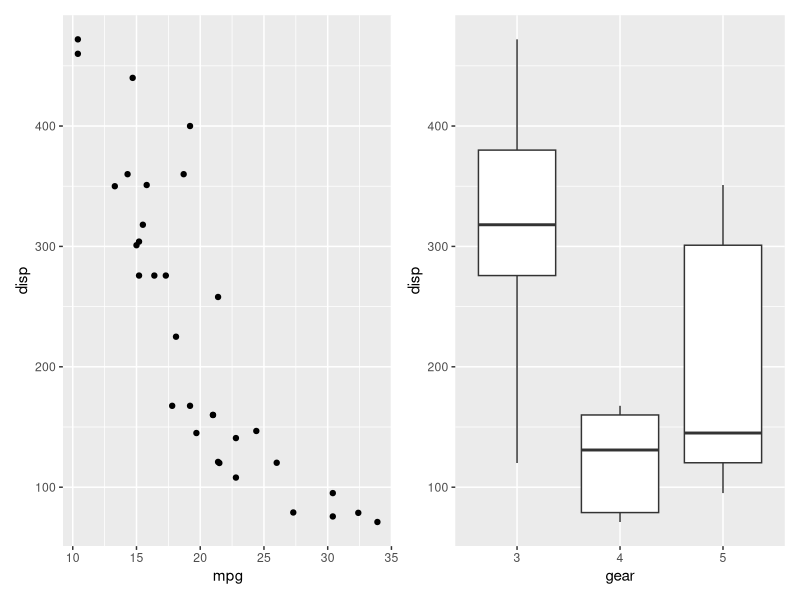
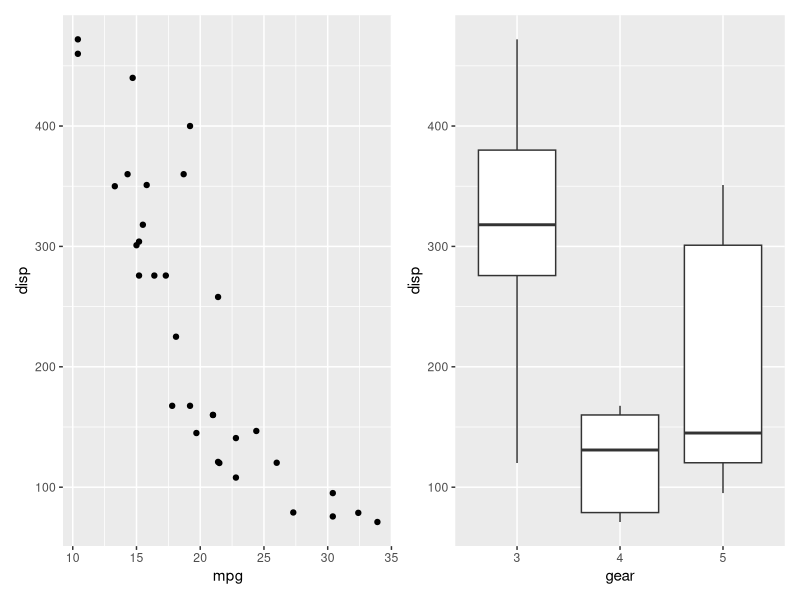
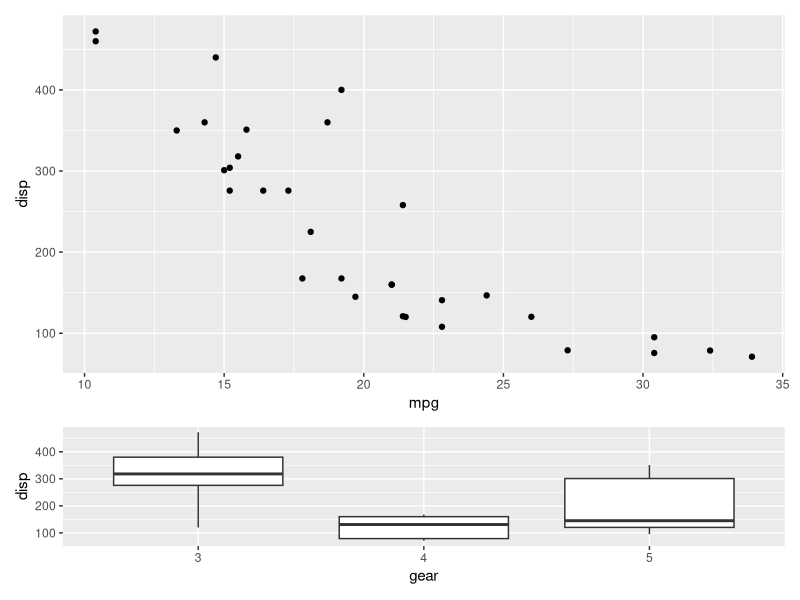
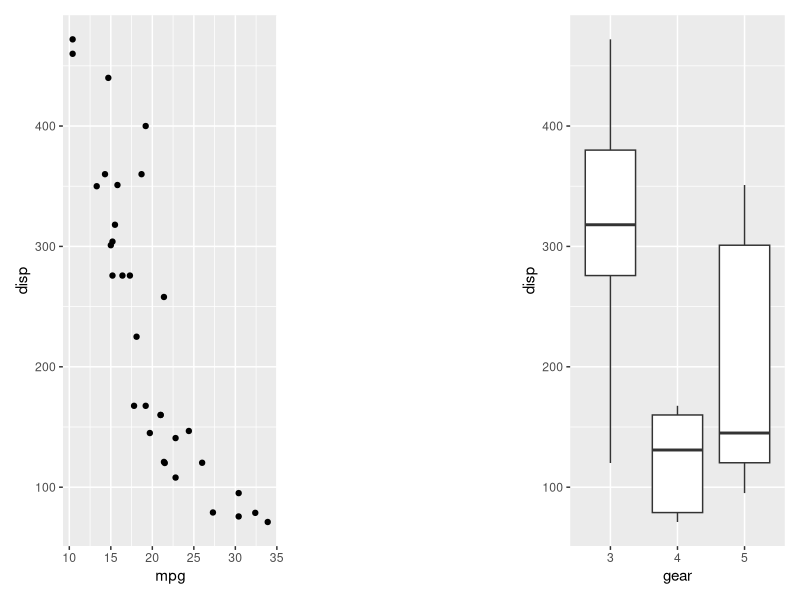
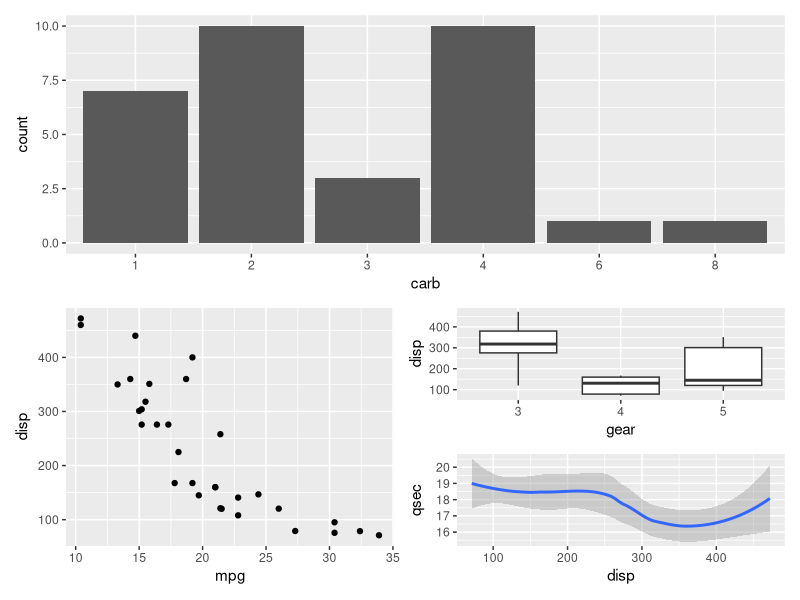
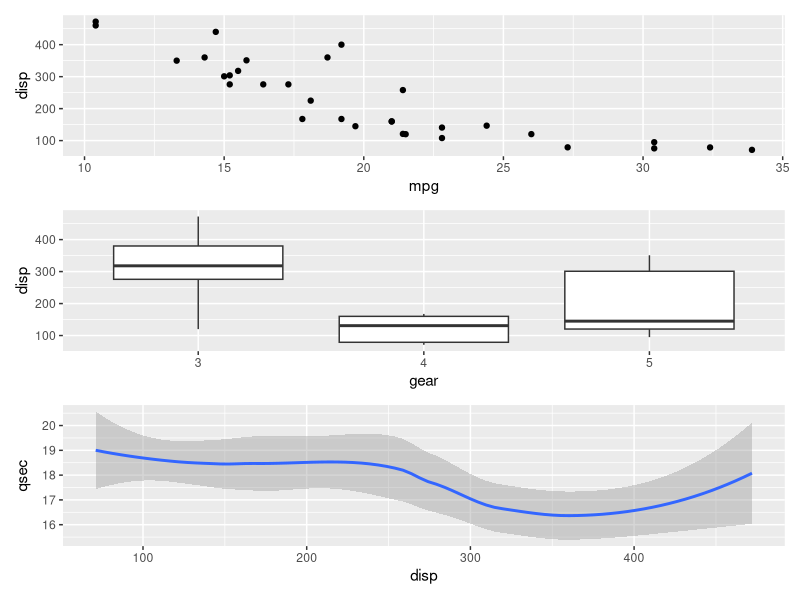
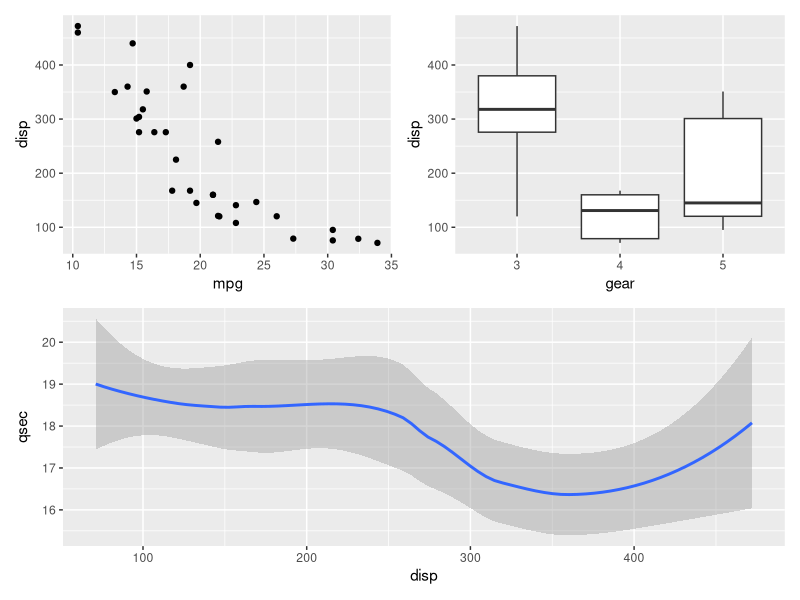
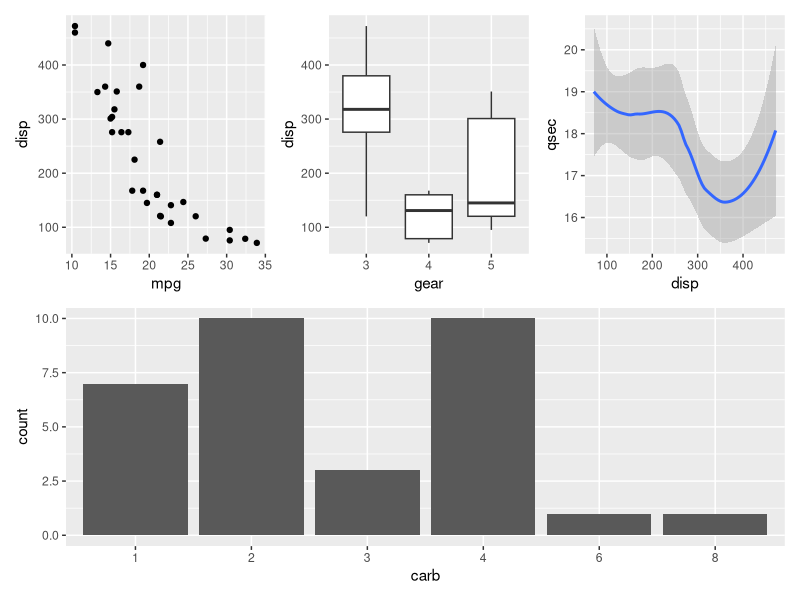

These charts were generated, in order, by the following R code:
## ---- chunk 1
knitr::opts_chunk$set(echo = TRUE, 
                      warning=FALSE, 
                      message=FALSE, 
                      fig.path  = 'figuras/', 
                      fig.ext   = 'png',
                      fig.align = 'center')

## ---- chunk 2
library(tidyverse)
library(grid)
library(gridExtra)
library(patchwork)
## ---- chunk 3
library(ggplot2)
library(patchwork)
mtcars$gear <- as.factor(mtcars$gear) # added 20180117
mtcars$carb <- as.factor(mtcars$carb) # added 20180117
p1 <- ggplot(mtcars) + geom_point(aes(mpg, disp))
p2 <- ggplot(mtcars) + geom_boxplot(aes(gear, disp, group = gear))

p1 + p2

## ---- chunk 4

ggplot(mtcars) +
  geom_point(aes(mpg, disp)) +
  ggplot(mtcars) + 
  geom_boxplot(aes(gear, disp, group = gear))
## ---- chunk 5
p1 + p2 + plot_layout(ncol = 1, heights = c(3, 1))
## ---- chunk 6
p1 + plot_spacer() + p2
## ---- chunk 7
p3 <- ggplot(mtcars) + geom_smooth(aes(disp, qsec))
p4 <- ggplot(mtcars) + geom_bar(aes(carb))

p4 + {
  p1 + {
    p2 +
      p3 +
      plot_layout(ncol = 1)
  }
} +
  plot_layout(ncol = 1)
## ---- chunk 8
# Todos os gráficos na mesma extensão...
p1 + p2 + p3 + plot_layout(ncol = 1) # posso usar nrow também
## ---- chunk 9
# dois primeiros gráficos no mesmo nível e o terceiro num segundo nível
p1 + p2 - p3 + plot_layout(ncol = 1)
## ---- chunk 10
(p1 | p2 | p3) /
      p4
## ---- chunk 11
(p1 + (p2 + p3) + p4 + plot_layout(ncol = 1)) * theme_bw()
## ---- chunk 12
p1 + (p2 + p3) + p4 + plot_layout(ncol = 1) & theme_bw()
## ---- chunk 13
#
gplot1 <- ggplot(mtcars, aes(x= disp, y = mpg)) +
  geom_point() 

#
gplot2 <- ggplot(mtcars, aes(x= disp, y = mpg)) +
  geom_point()                                  +
  geom_smooth(method = "lm")

#
gplot3 <- ggplot(mtcars, aes(x= disp, y = mpg, colour = as.factor(am))) +
  geom_point()                                                          +
  geom_smooth(method = "lm", se = FALSE)                                +
  theme_light()

gplot4 <- ggplot(mtcars, aes(x= disp, y = mpg, colour = as.factor(am), size = wt)) +
  geom_point()                                                                     +
  geom_smooth(method = "lm", se = FALSE)                                           +
  theme_light()
## ---- chunk 14
top    <- textGrob("MTCARS - Análise de rendimento de carros", 
                   gp = gpar(fontface = "bold", cex = 1.2))

bottom <- textGrob("Deslocamento em polegadas cúbicas", 
                   gp = gpar(fontface = "bold", cex = 1.2), hjust = 0.5)

left   <- textGrob("Milhas por galão (US)", 
                   gp = gpar(fontface = "bold", cex = 1.2), rot = 90)
## ---- chunk 15
# preparando os gráficos individuais, função do pacote "gridExtra"
GPLOT1<-arrangeGrob(gplot1, top = textGrob("Distribuição", 
                                   x          = unit(0.17, "npc"), 
                                   y          = unit(0.30, "npc"), 
                                   just       = c("left", "top"), 
                                   gp         = gpar(col = "black", 
                                   fontsize   = 10, 
                                   fontface   = "bold", 
                                   fontfamily = "Times Roman")))

GPLOT2<-arrangeGrob(gplot2, top = textGrob("Regressão linear", 
                                   x          = unit(0.17, "npc"), 
                                   y          = unit(0.30, "npc"), 
                                   just       = c("left", "top"), 
                                   gp         = gpar(col = "black", 
                                   fontsize   = 10, 
                                   fontface   = "bold", 
                                   fontfamily = "Times Roman")))

GPLOT3<-arrangeGrob(gplot3, top = textGrob("Regressão linear por tipo de marcha", 
                                   x          = unit(0.17, "npc"), 
                                   y          = unit(0.30, "npc"), 
                                   just       = c("left", "top"), 
                                   gp         = gpar(col = "black", 
                                   fontsize   = 10, 
                                   fontface   = "bold", 
                                   fontfamily = "Times Roman")))

GPLOT4<-arrangeGrob(gplot4, top = textGrob("Regressão linear por tipo de marcha e peso", 
                                   x          = unit(0.17, "npc"), 
                                   y          = unit(0.30, "npc"), 
                                   just       =c("left","top"), 
                                   gp         =gpar(col = "black", 
                                   fontsize   = 10, 
                                   fontface   = "bold", 
                                   fontfamily  = "Times Roman")))

## ---- chunk 16
grid.arrange(GPLOT1, 
             GPLOT2, 
             GPLOT3, 
             GPLOT4, 
             ncol   = 2, 
             bottom = bottom, 
             left   = left, 
             top    = top)
## ---- chunk 17
library(cowplot)
plot_grid(GPLOT1, 
          GPLOT2,
          GPLOT3,
          GPLOT4, 
          labels = c("(A)", 
                     "(B)",
                     "(C)", 
                     "(D)"), 
          ncol   = 2, 
          nrow   = 2)
